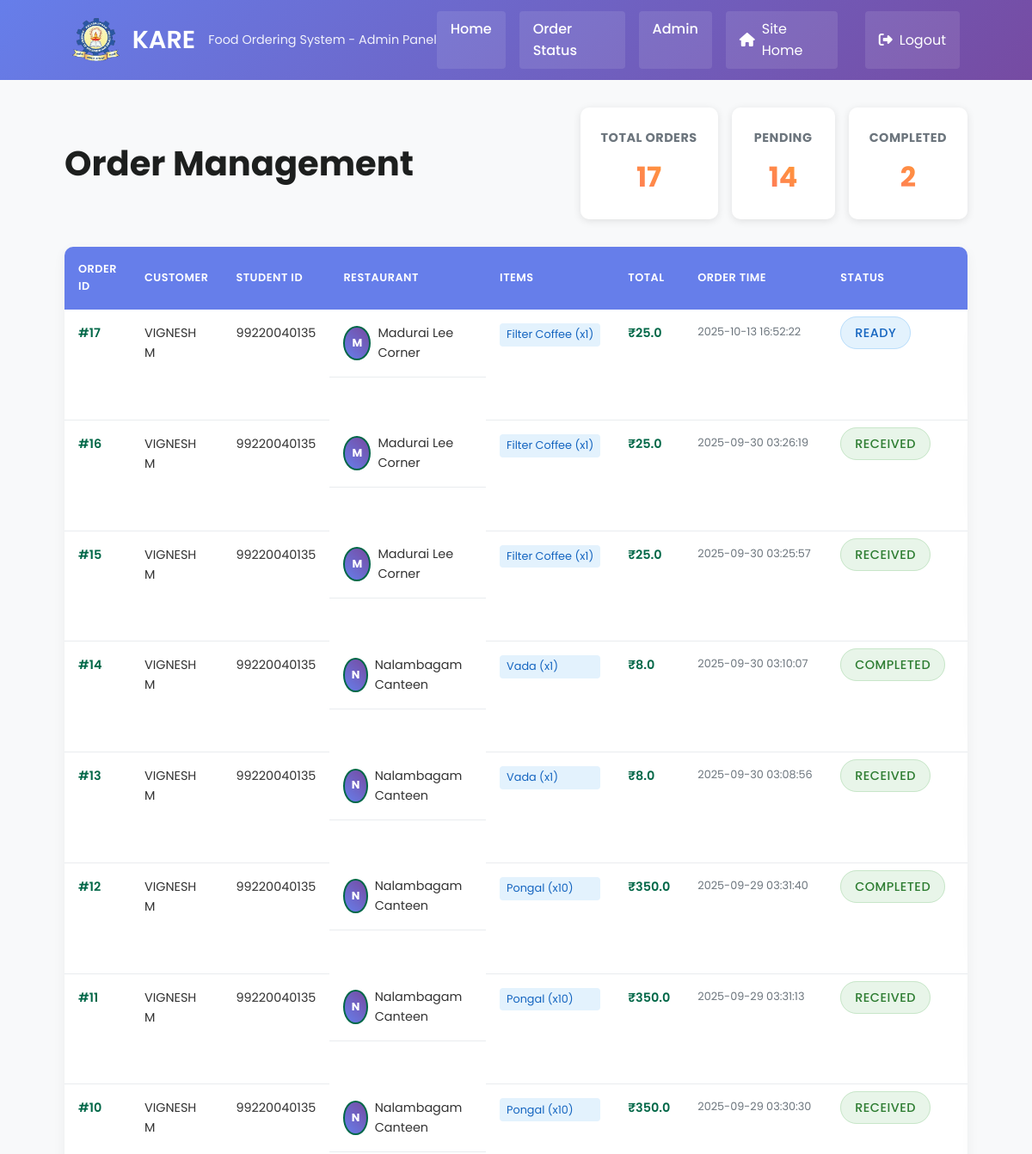
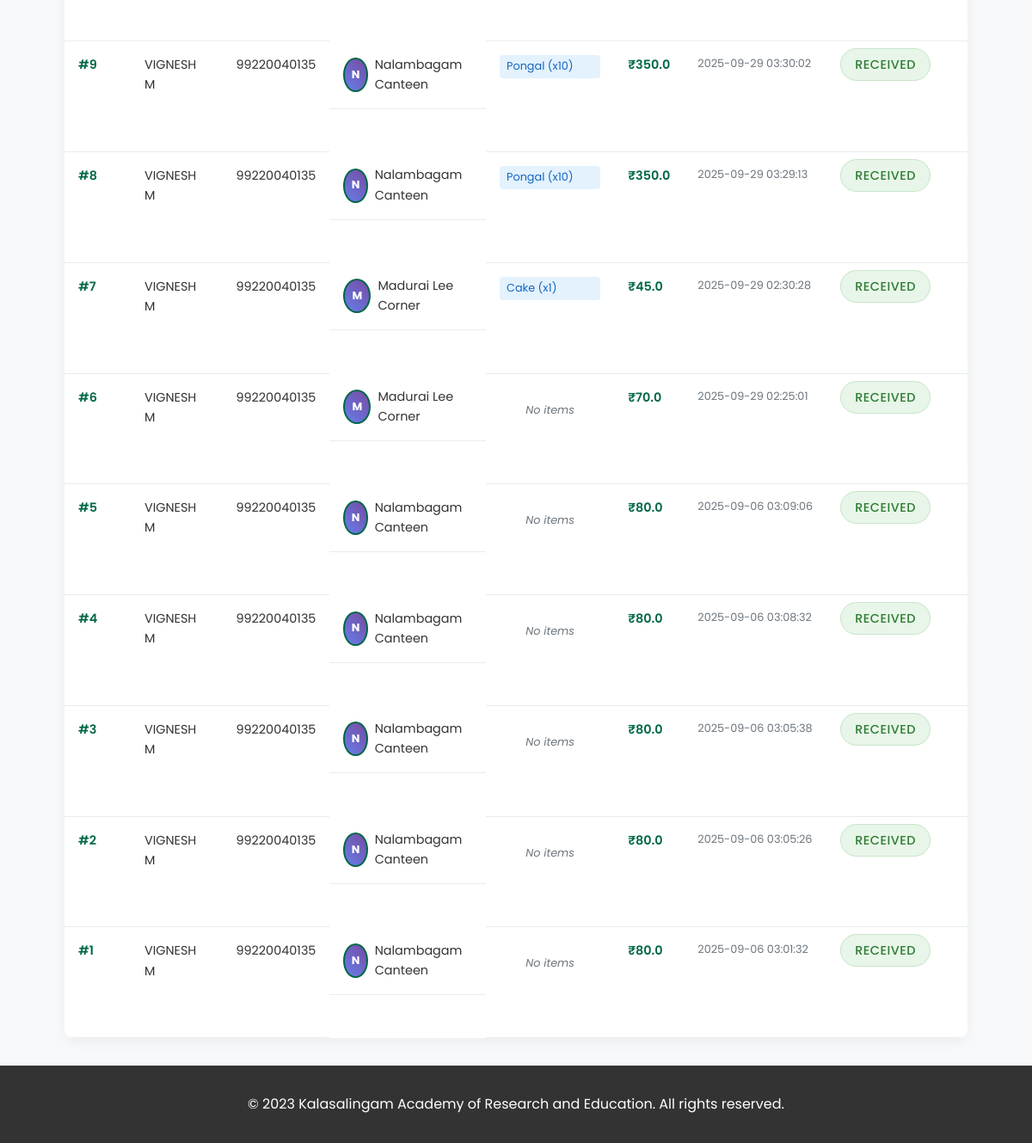
The app's page /admin/dashboard with its own data (2 pictures, top to bottom).
### tables this page shows
CREATE TABLE orders
                 (id INTEGER PRIMARY KEY AUTOINCREMENT,
                  restaurant TEXT NOT NULL,
                  name TEXT NOT NULL,
                  student_id TEXT NOT NULL,
                  phone TEXT NOT NULL,
                  items TEXT NOT NULL,
                  total REAL NOT NULL,
                  status TEXT DEFAULT 'Received',
                  order_time TIMESTAMP DEFAULT CURRENT_TIMESTAMP);

### app.py (the view)
@app.route('/admin/dashboard')
def admin_dashboard_redirect():
    conn = sqlite3.connect('data/food_orders.db')
    c = conn.cursor()
    c.execute('''SELECT * FROM orders ORDER BY order_time DESC''')
    orders = []
    for row in c.fetchall():
        try:
            if row[5]:
                order_items = json.loads(row[5])
            else:
                order_items = {}
        except:
            order_items = {}
        orders.append({
            'id': row[0],
            'restaurant': row[1],
            'name': row[2],
            'student_id': row[3],
            'phone': row[4],
            'order_items': order_items,
            'total': row[6],
            'status': row[7],
            'order_time': row[8]
        })
    conn.close()
    return render_template('admin_dashboard.html', orders=orders)

### templates/admin_dashboard.html (shortened to what this page needs)
<!DOCTYPE html>
<html lang="en">
<head>
    <link rel="stylesheet" href="{{ url_for('static', filename='css/style.css') }}">
    <link rel="stylesheet" href="https://cdnjs.cloudflare.com/ajax/libs/font-awesome/6.4.0/css/all.min.css">
</head>
<body>
    <header>
        <div class="header-container">
            <div class="logo">
                <img src="{{ url_for('static', filename='images/college_logo.png') }}" alt="KARE Logo" class="logo-image">
                <h1>KARE</h1>
                <p>Food Ordering System - Admin Panel</p>
            </div>
            <div class="nav-links">
                <a href="{{ url_for('home') }}" class="nav-link">Home</a>
                <a href="{{ url_for('order_status') }}" class="nav-link">Order Status</a>
                <a href="{{ url_for('admin_login') }}" class="nav-link">Admin</a>
            </div>
            <div class="header-actions">
                <a href="{{ url_for('home') }}" class="back-btn"><i class="fas fa-home"></i> Site Home</a>
                <a href="{{ url_for('admin_login') }}" class="back-btn"><i class="fas fa-sign-out-alt"></i> Logout</a>
            </div>
        </div>
    </header>
    <section class="admin-dashboard">
        <div class="container">
            <div class="dashboard-header">
                <h2>Order Management</h2>
                <div class="stats">
                    <div class="stat-card">
                        <h3>Total Orders</h3>
                        <span class="stat-number">{{ orders|length }}</span>
                    </div>
                    <div class="stat-card">
                        <h3>Pending</h3>
                        <span class="stat-number">
                            {{ orders|selectattr('status', 'equalto', 'Received')|list|length +
                               orders|selectattr('status', 'equalto', 'Preparing')|list|length }}
                        </span>
                    </div>
                    <div class="stat-card">
                        <h3>Completed</h3>
                        <span class="stat-number">
                            {{ orders|selectattr('status', 'equalto', 'Completed')|list|length }}
                        </span>
                    </div>
                </div>
            </div>
            {% if orders %}
            <div class="admin-orders-container">
                <div class="orders-table-container">
                    <table class="orders-table">
                        <thead>
                            <tr>
                                <th>Order ID</th>
                                <th>Customer</th>
                                <th>Student ID</th>
                                <th>Restaurant</th>
                                <th>Items</th>
                                <th>Total</th>
                                <th>Order Time</th>
                                <th>Status</th>
                                <th>Actions</th>
                            </tr>
                        </thead>
                        <tbody>
                            {% for order in orders %}
                            <tr>
                                <td class="order-id-cell">#{{ order.id }}</td>
                                <td>{{ order.name }}</td>
                                <td>{{ order.student_id }}</td>
                                <td class="admin-restaurant-cell">
                                    {% if order.restaurant_logo %}
                                    <img src="{{ url_for('static', filename='images/logos/' + order.restaurant_logo) }}"
                                         alt="{{ order.restaurant }} Logo"
                                         class="admin-order-logo">
                                    {% else %}
                                    <div class="admin-order-logo" style="background: linear-gradient(45deg, #667eea, #764ba2); display: flex; align-items: center; justify-content: center; color: white; font-weight: bold; font-size: 0.8rem;">
                                        {{ order.restaurant[0] }}
                                    </div>
                                    {% endif %}
                                    {{ order.restaurant }}
                                </td>
                                <td class="items-cell">
                                    <div class="order-items-preview">
                                        {% if order.order_items %}
                                            {% for item_name, item_details in order.order_items.items() %}
                                            <span class="item-tag">{{ item_name }} (x{{ item_details.quantity }})</span>
                                            {% endfor %}
                                        {% else %}
                                            <span class="no-items">No items</span>
                                        {% endif %}
                                    </div>
                                </td>
                                <td class="price-cell">₹{{ order.total }}</td>
                                <td class="time-cell">{{ order.order_time }}</td>
                                <td class="status-cell">
                                    <span class="status-badge status-{{ order.status|lower }}">{{ order.status }}</span>
                                </td>
                                <td class="actions-cell">
                                </td>
                            </tr>
                            {% endfor %}
                        </tbody>
                    </table>
                </div>
            </div>
            {% endif %}
        </div>
    </section>
    <footer>
        <div class="container">
            <p>&copy; 2023 Kalasalingam Academy of Research and Education. All rights reserved.</p>
        </div>
    </footer>
</body>
</html>

### static/css/style.css (style rules this page uses)
* { margin: 0; padding: 0; box-sizing: border-box; }
body { font-family: 'Poppins', sans-serif; line-height: 1.6; color: #333; background-color: #f8f9fa; }
.container { width: 90%; max-width: 1200px; margin: 0 auto; padding: 0 15px; }
.header-container { display: flex; justify-content: space-between; align-items: center; padding: 0.8rem 1.5rem; width: 90%; max-width: 1200px; margin: 0 auto; }
header { background: linear-gradient(135deg, #667eea 0%, #764ba2 100%); color: white; box-shadow: 0 2px 10px rgba(0, 0, 0, 0.1); }
.logo { flex-shrink: 0; display: flex; align-items: center; gap: 15px; }
.logo-image { height: 50px; width: auto; border-radius: 4px; }
.logo h1 { font-size: 1.8rem; font-weight: 600; margin: 0; }
.logo p { font-size: 0.9rem; opacity: 0.9; margin: 0; }
.nav-links { display: flex; gap: 1rem; }
.nav-link { color: white; text-decoration: none; padding: 0.5rem 1rem; border-radius: 4px; background-color: rgba(255, 255, 255, 0.1); transition: background-color 0.3s; font-weight: 500; }
.back-btn { color: white; text-decoration: none; display: flex; align-items: center; gap: 0.5rem; padding: 0.5rem 1rem; border-radius: 4px; background-color: rgba(255, 255, 255, 0.1); transition: background-color 0.3s; margin-left: 1rem; }
.header-actions { display: flex; gap: 1rem; }
.stat-number { font-size: 2.5rem; font-weight: 700; display: block; background: linear-gradient(45deg, #ff6b6b, #ffa726); -webkit-background-clip: text; -webkit-text-fill-color: transparent; background-clip: text; }
.status-badge { padding: 0.5rem 1rem; border-radius: 50px; font-size: 0.9rem; font-weight: 500; text-transform: uppercase; letter-spacing: 0.5px; }
.status-received { background-color: #e8f5e9; color: #2e7d32; border: 1px solid #c8e6c9; }
.status-ready { background-color: #e3f2fd; color: #1565c0; border: 1px solid #bbdefb; }
.status-completed { background-color: #e8f5e9; color: #2e7d32; border: 1px solid #c8e6c9; }
.no-items { text-align: center; color: #6c757d; font-style: italic; padding: 1rem; }
.admin-dashboard { padding: 2rem 0; background: #f8f9fa; min-height: 100vh; }
.dashboard-header { display: flex; justify-content: space-between; align-items: center; margin-bottom: 2rem; flex-wrap: wrap; gap: 1rem; }
.dashboard-header h2 { color: #1d1f1e; font-size: 2.5rem; margin: 0; }
.stats { display: flex; gap: 1rem; }
.stat-card { background: white; padding: 1.5rem; border-radius: 10px; box-shadow: 0 2px 10px rgba(0,0,0,0.1); text-align: center; min-width: 120px; }
.stat-card h3 { margin: 0 0 0.5rem 0; color: #6c757d; font-size: 0.9rem; text-transform: uppercase; letter-spacing: 0.5px; }
.stat-number { font-size: 2rem; font-weight: 700; color: #006747; }
.admin-orders-container { background: white; border-radius: 10px; box-shadow: 0 5px 15px rgba(0,0,0,0.05); overflow: hidden; }
.orders-table-container { overflow-x: auto; }
.orders-table { width: 100%; border-collapse: collapse; font-size: 0.9rem; }
.orders-table th { background:#667eea; color: white; padding: 1rem; text-align: left; font-weight: 600; text-transform: uppercase; letter-spacing: 0.5px; font-size: 0.8rem; }
.orders-table td { padding: 1rem; border-bottom: 1px solid #e9ecef; vertical-align: top; }
.order-id-cell { font-weight: 600; color: #006747; }
.items-cell { max-width: 200px; }
.order-items-preview { display: flex; flex-direction: column; gap: 0.3rem; }
.item-tag { background: #e3f2fd; color: #1565c0; padding: 0.2rem 0.5rem; border-radius: 4px; font-size: 0.8rem; white-space: nowrap; overflow: hidden; text-overflow: ellipsis; }
.no-items { color: #6c757d; font-style: italic; font-size: 0.8rem; }
.price-cell { font-weight: 600; color: #006747; }
.time-cell { color: #6c757d; font-size: 0.8rem; white-space: nowrap; }
.status-cell { white-space: nowrap; }
.actions-cell { white-space: nowrap; }
.admin-restaurant-cell { display: flex; align-items: center; }
.admin-order-logo { width: 40px; height: 40px; border-radius: 50%; object-fit: cover; border: 2px solid #006747; margin-right: 0.5rem; }
footer { background: #333; color: white; text-align: center; padding: 2rem 0; margin-top: auto; }

### records on screen
orders: id "17", name "VIGNESH M", student_id "99220040135", restaurant "M", restaurant "Madurai Lee Corner", order_items "Filter Coffee", quantity "1", total "25.0", order_time "2025-10-13 16:52:22", status "READY"
orders: id "16", name "VIGNESH M", student_id "99220040135", restaurant "M", restaurant "Madurai Lee Corner", order_items "Filter Coffee", quantity "1", total "25.0", order_time "2025-09-30 03:26:19", status "RECEIVED"
orders: id "15", name "VIGNESH M", student_id "99220040135", restaurant "M", restaurant "Madurai Lee Corner", order_items "Filter Coffee", quantity "1", total "25.0", order_time "2025-09-30 03:25:57", status "RECEIVED"
orders: id "14", name "VIGNESH M", student_id "99220040135", restaurant "N", restaurant "Nalambagam Canteen", order_items "Vada", quantity "1", total "8.0", order_time "2025-09-30 03:10:07", status "COMPLETED"
orders: id "13", name "VIGNESH M", student_id "99220040135", restaurant "N", restaurant "Nalambagam Canteen", order_items "Vada", quantity "1", total "8.0", order_time "2025-09-30 03:08:56", status "RECEIVED"
orders: id "12", name "VIGNESH M", student_id "99220040135", restaurant "N", restaurant "Nalambagam Canteen", order_items "Pongal", quantity "10", total "350.0", order_time "2025-09-29 03:31:40", status "COMPLETED"
orders: id "11", name "VIGNESH M", student_id "99220040135", restaurant "N", restaurant "Nalambagam Canteen", order_items "Pongal", quantity "10", total "350.0", order_time "2025-09-29 03:31:13", status "RECEIVED"
orders: id "10", name "VIGNESH M", student_id "99220040135", restaurant "N", restaurant "Nalambagam Canteen", order_items "Pongal", quantity "10", total "350.0", order_time "2025-09-29 03:30:30", status "RECEIVED"
orders: id "9", name "VIGNESH M", student_id "99220040135", restaurant "N", restaurant "Nalambagam Canteen", order_items "Pongal", quantity "10", total "350.0", order_time "2025-09-29 03:30:02", status "RECEIVED"
orders: id "8", name "VIGNESH M", student_id "99220040135", restaurant "N", restaurant "Nalambagam Canteen", order_items "Pongal", quantity "10", total "350.0", order_time "2025-09-29 03:29:13", status "RECEIVED"
orders: id "7", name "VIGNESH M", student_id "99220040135", restaurant "M", restaurant "Madurai Lee Corner", order_items "Cake", quantity "1", total "45.0", order_time "2025-09-29 02:30:28", status "RECEIVED"
orders: id "6", name "VIGNESH M", student_id "99220040135", restaurant "M", restaurant "Madurai Lee Corner", shows "No items", total "70.0", order_time "2025-09-29 02:25:01", status "RECEIVED"
orders: id "5", name "VIGNESH M", student_id "99220040135", restaurant "N", restaurant "Nalambagam Canteen", shows "No items", total "80.0", order_time "2025-09-06 03:09:06", status "RECEIVED"
orders: id "4", name "VIGNESH M", student_id "99220040135", restaurant "N", restaurant "Nalambagam Canteen", shows "No items", total "80.0", order_time "2025-09-06 03:08:32", status "RECEIVED"
orders: id "3", name "VIGNESH M", student_id "99220040135", restaurant "N", restaurant "Nalambagam Canteen", shows "No items", total "80.0", order_time "2025-09-06 03:05:38", status "RECEIVED"
orders: id "2", name "VIGNESH M", student_id "99220040135", restaurant "N", restaurant "Nalambagam Canteen", shows "No items", total "80.0", order_time "2025-09-06 03:05:26", status "RECEIVED"
orders: id "1", name "VIGNESH M", student_id "99220040135", restaurant "N", restaurant "Nalambagam Canteen", shows "No items", total "80.0", order_time "2025-09-06 03:01:32", status "RECEIVED"

### other values on screen
{{ orders|length }} "17"
{{ orders|selectattr('status', 'equalto', 'Completed')|list|length }} "2"
